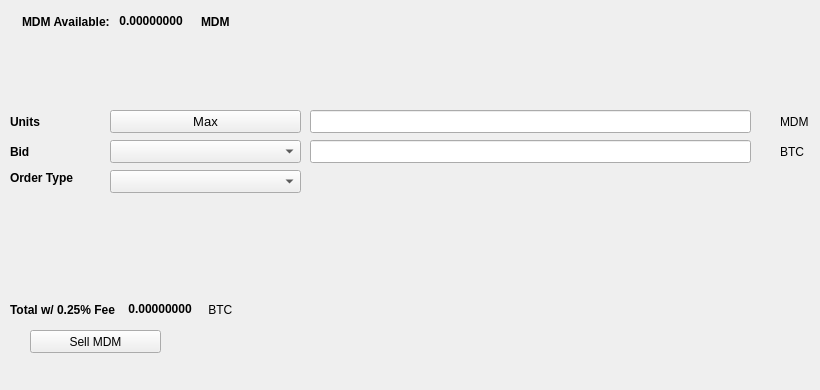
   <widget class="QWidget" name="SellTab">
    <attribute name="title">
     <string>Sell</string>
    </attribute>
    <widget class="QLabel" name="label_16">
     <property name="geometry">
      <rect>
       <x>780</x>
       <y>140</y>
       <width>31</width>
       <height>23</height>
      </rect>
     </property>
     <property name="text">
      <string>BTC</string>
     </property>
    </widget>
    <widget class="QComboBox" name="SellBidcomboBox">
     <property name="geometry">
      <rect>
       <x>110</x>
       <y>140</y>
       <width>191</width>
       <height>23</height>
      </rect>
     </property>
     <property name="font">
      <font>
       <pointsize>10</pointsize>
      </font>
     </property>
    </widget>
    <widget class="QLabel" name="label_18">
     <property name="geometry">
      <rect>
       <x>10</x>
       <y>110</y>
       <width>46</width>
       <height>23</height>
      </rect>
     </property>
     <property name="font">
      <font>
       <weight>75</weight>
       <bold>true</bold>
      </font>
     </property>
     <property name="text">
      <string>Units</string>
     </property>
    </widget>
    <widget class="QPushButton" name="Sell_Max_Amount">
     <property name="geometry">
      <rect>
       <x>110</x>
       <y>110</y>
       <width>191</width>
       <height>23</height>
      </rect>
     </property>
     <property name="font">
      <font>
       <pointsize>10</pointsize>
      </font>
     </property>
     <property name="text">
      <string>Max</string>
     </property>
    </widget>
    <widget class="QLabel" name="label_20">
     <property name="geometry">
      <rect>
       <x>10</x>
       <y>170</y>
       <width>91</width>
       <height>16</height>
      </rect>
     </property>
     <property name="font">
      <font>
       <weight>75</weight>
       <bold>true</bold>
      </font>
     </property>
     <property name="text">
      <string>Order Type</string>
     </property>
    </widget>
    <widget class="QComboBox" name="SellOrdertypeCombo">
     <property name="geometry">
      <rect>
       <x>110</x>
       <y>170</y>
       <width>191</width>
       <height>23</height>
      </rect>
     </property>
     <property name="font">
      <font>
       <pointsize>10</pointsize>
      </font>
     </property>
    </widget>
    <widget class="QLabel" name="label_21">
     <property name="geometry">
      <rect>
       <x>10</x>
       <y>140</y>
       <width>46</width>
       <height>23</height>
      </rect>
     </property>
     <property name="font">
      <font>
       <weight>75</weight>
       <bold>true</bold>
      </font>
     </property>
     <property name="text">
      <string>Bid</string>
     </property>
    </widget>
    <widget class="QLabel" name="label_22">
     <property name="geometry">
      <rect>
       <x>780</x>
       <y>110</y>
       <width>31</width>
       <height>23</height>
      </rect>
     </property>
     <property name="text">
      <string>MDM</string>
     </property>
    </widget>
    <widget class="QLineEdit" name="UnitsInputMDM">
     <property name="geometry">
      <rect>
       <x>310</x>
       <y>110</y>
       <width>441</width>
       <height>23</height>
      </rect>
     </property>
     <property name="font">
      <font>
       <pointsize>9</pointsize>
       <weight>75</weight>
       <bold>true</bold>
      </font>
     </property>
    </widget>
    <widget class="QLineEdit" name="SellBidPriceEdit">
     <property name="geometry">
      <rect>
       <x>310</x>
       <y>140</y>
       <width>441</width>
       <height>23</height>
      </rect>
     </property>
     <property name="font">
      <font>
       <pointsize>9</pointsize>
       <weight>75</weight>
       <bold>true</bold>
      </font>
     </property>
    </widget>
    <widget class="QPushButton" name="SellMDMBTN">
     <property name="geometry">
      <rect>
       <x>30</x>
       <y>330</y>
       <width>131</width>
       <height>23</height>
      </rect>
     </property>
     <property name="text">
      <string>Sell MDM</string>
     </property>
     <property name="icon">
      <iconset resource="../mxdum">
       <normaloff>:/icons/bitcoin</normaloff>:/icons/bitcoin</iconset>
     </property>
    </widget>
    <widget class="QWidget" name="layoutWidget3">
     <property name="geometry">
      <rect>
       <x>22</x>
       <y>12</y>
       <width>258</width>
       <height>19</height>
      </rect>
     </property>
     <layout class="QHBoxLayout" name="horizontalLayout">
      <item>
       <widget class="QLabel" name="label232_2">
        <property name="font">
         <font>
          <weight>75</weight>
          <bold>true</bold>
         </font>
        </property>
        <property name="text">
         <string>MDM Available:</string>
        </property>
       </widget>
      </item>
      <item>
       <widget class="QLabel" name="MDMAvailableLabel">
        <property name="palette">
         <palette>
          <active>
           <colorrole role="WindowText">
            <brush brushstyle="SolidPattern">
             <color alpha="255">
              <red>0</red>
              <green>0</green>
              <blue>0</blue>
             </color>
            </brush>
           </colorrole>
           <colorrole role="Button">
            <brush brushstyle="SolidPattern">
             <color alpha="255">
              <red>0</red>
              <green>170</green>
              <blue>0</blue>
             </color>
            </brush>
           </colorrole>
           <colorrole role="Light">
            <brush brushstyle="SolidPattern">
             <color alpha="255">
              <red>0</red>
              <green>255</green>
              <blue>0</blue>
             </color>
            </brush>
           </colorrole>
           <colorrole role="Midlight">
            <brush brushstyle="SolidPattern">
             <color alpha="255">
              <red>0</red>
              <green>212</green>
              <blue>0</blue>
             </color>
            </brush>
           </colorrole>
           <colorrole role="Dark">
            <brush brushstyle="SolidPattern">
             <color alpha="255">
              <red>0</red>
              <green>85</green>
              <blue>0</blue>
             </color>
            </brush>
           </colorrole>
           <colorrole role="Mid">
            <brush brushstyle="SolidPattern">
             <color alpha="255">
              <red>0</red>
              <green>113</green>
              <blue>0</blue>
             </color>
            </brush>
           </colorrole>
           <colorrole role="Text">
            <brush brushstyle="SolidPattern">
             <color alpha="255">
              <red>0</red>
              <green>170</green>
              <blue>0</blue>
             </color>
            </brush>
           </colorrole>
           <colorrole role="BrightText">
            <brush brushstyle="SolidPattern">
             <color alpha="255">
              <red>255</red>
              <green>255</green>
              <blue>255</blue>
             </color>
            </brush>
           </colorrole>
           <colorrole role="ButtonText">
            <brush brushstyle="SolidPattern">
             <color alpha="255">
              <red>0</red>
              <green>0</green>
              <blue>0</blue>
             </color>
            </brush>
           </colorrole>
           <colorrole role="Base">
            <brush brushstyle="SolidPattern">
             <color alpha="255">
              <red>255</red>
              <green>255</green>
              <blue>255</blue>
             </color>
            </brush>
           </colorrole>
           <colorrole role="Window">
            <brush brushstyle="SolidPattern">
             <color alpha="255">
              <red>0</red>
              <green>170</green>
              <blue>0</blue>
             </color>
            </brush>
           </colorrole>
           <colorrole role="Shadow">
            <brush brushstyle="SolidPattern">
             <color alpha="255">
              <red>0</red>
              <green>0</green>
              <blue>0</blue>
             </color>
            </brush>
           </colorrole>
           <colorrole role="AlternateBase">
            <brush brushstyle="SolidPattern">
             <color alpha="255">
              <red>127</red>
              <green>212</green>
              <blue>127</blue>
             </color>
            </brush>
           </colorrole>
           <colorrole role="ToolTipBase">
            <brush brushstyle="SolidPattern">
             <color alpha="255">
              <red>255</red>
              <green>255</green>
              <blue>220</blue>
             </color>
            </brush>
           </colorrole>
           <colorrole role="ToolTipText">
            <brush brushstyle="SolidPattern">
             <color alpha="255">
              <red>0</red>
              <green>0</green>
              <blue>0</blue>
             </color>
            </brush>
           </colorrole>
          </active>
          <inactive>
           <colorrole role="WindowText">
            <brush brushstyle="SolidPattern">
             <color alpha="255">
              <red>0</red>
              <green>0</green>
              <blue>0</blue>
             </color>
            </brush>
           </colorrole>
           <colorrole role="Button">
            <brush brushstyle="SolidPattern">
             <color alpha="255">
              <red>0</red>
              <green>170</green>
              <blue>0</blue>
             </color>
            </brush>
           </colorrole>
           <colorrole role="Light">
            <brush brushstyle="SolidPattern">
             <color alpha="255">
              <red>0</red>
              <green>255</green>
              <blue>0</blue>
             </color>
            </brush>
           </colorrole>
           <colorrole role="Midlight">
            <brush brushstyle="SolidPattern">
             <color alpha="255">
              <red>0</red>
              <green>212</green>
              <blue>0</blue>
             </color>
            </brush>
           </colorrole>
           <colorrole role="Dark">
            <brush brushstyle="SolidPattern">
             <color alpha="255">
              <red>0</red>
              <green>85</green>
              <blue>0</blue>
             </color>
            </brush>
           </colorrole>
           <colorrole role="Mid">
            <brush brushstyle="SolidPattern">
             <color alpha="255">
              <red>0</red>
              <green>113</green>
              <blue>0</blue>
             </color>
            </brush>
           </colorrole>
           <colorrole role="Text">
            <brush brushstyle="SolidPattern">
             <color alpha="255">
              <red>0</red>
              <green>170</green>
              <blue>0</blue>
             </color>
            </brush>
           </colorrole>
           <colorrole role="BrightText">
            <brush brushstyle="SolidPattern">
             <color alpha="255">
              <red>255</red>
              <green>255</green>
              <blue>255</blue>
             </color>
            </brush>
           </colorrole>
           <colorrole role="ButtonText">
            <brush brushstyle="SolidPattern">
             <color alpha="255">
              <red>0</red>
              <green>0</green>
              <blue>0</blue>
             </color>
            </brush>
           </colorrole>
           <colorrole role="Base">
            <brush brushstyle="SolidPattern">
             <color alpha="255">
              <red>255</red>
              <green>255</green>
              <blue>255</blue>
             </color>
            </brush>
           </colorrole>
           <colorrole role="Window">
            <brush brushstyle="SolidPattern">
             <color alpha="255">
              <red>0</red>
              <green>170</green>
              <blue>0</blue>
             </color>
            </brush>
           </colorrole>
           <colorrole role="Shadow">
            <brush brushstyle="SolidPattern">
             <color alpha="255">
              <red>0</red>
              <green>0</green>
              <blue>0</blue>
             </color>
            </brush>
           </colorrole>
           <colorrole role="AlternateBase">
            <brush brushstyle="SolidPattern">
             <color alpha="255">
              <red>127</red>
              <green>212</green>
              <blue>127</blue>
             </color>
            </brush>
           </colorrole>
           <colorrole role="ToolTipBase">
            <brush brushstyle="SolidPattern">
             <color alpha="255">
              <red>255</red>
              <green>255</green>
              <blue>220</blue>
             </color>
            </brush>
           </colorrole>
           <colorrole role="ToolTipText">
            <brush brushstyle="SolidPattern">
             <color alpha="255">
              <red>0</red>
              <green>0</green>
              <blue>0</blue>
             </color>
            </brush>
           </colorrole>
          </inactive>
          <disabled>
           <colorrole role="WindowText">
            <brush brushstyle="SolidPattern">
             <color alpha="255">
              <red>0</red>
              <green>85</green>
              <blue>0</blue>
             </color>
            </brush>
           </colorrole>
           <colorrole role="Button">
            <brush brushstyle="SolidPattern">
             <color alpha="255">
              <red>0</red>
              <green>170</green>
              <blue>0</blue>
             </color>
            </brush>
           </colorrole>
           <colorrole role="Light">
            <brush brushstyle="SolidPattern">
             <color alpha="255">
              <red>0</red>
              <green>255</green>
              <blue>0</blue>
             </color>
            </brush>
           </colorrole>
           <colorrole role="Midlight">
            <brush brushstyle="SolidPattern">
             <color alpha="255">
              <red>0</red>
              <green>212</green>
              <blue>0</blue>
             </color>
            </brush>
           </colorrole>
           <colorrole role="Dark">
            <brush brushstyle="SolidPattern">
             <color alpha="255">
              <red>0</red>
              <green>85</green>
              <blue>0</blue>
             </color>
            </brush>
           </colorrole>
           <colorrole role="Mid">
            <brush brushstyle="SolidPattern">
             <color alpha="255">
              <red>0</red>
              <green>113</green>
              <blue>0</blue>
             </color>
            </brush>
           </colorrole>
           <colorrole role="Text">
            <brush brushstyle="SolidPattern">
             <color alpha="255">
              <red>0</red>
              <green>85</green>
              <blue>0</blue>
             </color>
            </brush>
           </colorrole>
           <colorrole role="BrightText">
            <brush brushstyle="SolidPattern">
             <color alpha="255">
              <red>255</red>
              <green>255</green>
              <blue>255</blue>
             </color>
            </brush>
           </colorrole>
           <colorrole role="ButtonText">
            <brush brushstyle="SolidPattern">
             <color alpha="255">
              <red>0</red>
              <green>85</green>
              <blue>0</blue>
             </color>
            </brush>
           </colorrole>
           <colorrole role="Base">
            <brush brushstyle="SolidPattern">
             <color alpha="255">
              <red>0</red>
              <green>170</green>
              <blue>0</blue>
             </color>
            </brush>
           </colorrole>
           <colorrole role="Window">
            <brush brushstyle="SolidPattern">
             <color alpha="255">
              <red>0</red>
              <green>170</green>
              <blue>0</blue>
             </color>
            </brush>
           </colorrole>
           <colorrole role="Shadow">
            <brush brushstyle="SolidPattern">
             <color alpha="255">
              <red>0</red>
              <green>0</green>
              <blue>0</blue>
             </color>
            </brush>
           </colorrole>
           <colorrole role="AlternateBase">
            <brush brushstyle="SolidPattern">
             <color alpha="255">
              <red>0</red>
              <green>170</green>
              <blue>0</blue>
             </color>
            </brush>
           </colorrole>
           <colorrole role="ToolTipBase">
            <brush brushstyle="SolidPattern">
             <color alpha="255">
              <red>255</red>
              <green>255</green>
              <blue>220</blue>
             </color>
            </brush>
           </colorrole>
           <colorrole role="ToolTipText">
            <brush brushstyle="SolidPattern">
             <color alpha="255">
              <red>0</red>
              <green>0</green>
              <blue>0</blue>
             </color>
            </brush>
           </colorrole>
          </disabled>
         </palette>
        </property>
        <property name="font">
         <font>
          <weight>75</weight>
          <bold>true</bold>
         </font>
        </property>
        <property name="text">
         <string> 0.00000000 </string>
        </property>
        <property name="textInteractionFlags">
         <set>Qt::LinksAccessibleByMouse|Qt::TextSelectableByKeyboard|Qt::TextSelectableByMouse</set>
        </property>
       </widget>
      </item>
      <item>
       <widget class="QLabel" name="labelMDM">
        <property name="font">
         <font>
          <weight>75</weight>
          <bold>true</bold>
         </font>
        </property>
        <property name="text">
         <string>MDM</string>
        </property>
       </widget>
      </item>
     </layout>
    </widget>
    <widget class="QWidget" name="layoutWidget">
     <property name="geometry">
      <rect>
       <x>10</x>
       <y>300</y>
       <width>268</width>
       <height>19</height>
      </rect>
     </property>
     <layout class="QHBoxLayout" name="horizontalLayout_2">
      <item>
       <widget class="QLabel" name="label_19">
        <property name="font">
         <font>
          <weight>75</weight>
          <bold>true</bold>
         </font>
        </property>
        <property name="text">
         <string>Total w/ 0.25% Fee </string>
        </property>
       </widget>
      </item>
      <item>
       <widget class="QLabel" name="SellCostLabel">
        <property name="palette">
         <palette>
          <active>
           <colorrole role="WindowText">
            <brush brushstyle="SolidPattern">
             <color alpha="255">
              <red>0</red>
              <green>0</green>
              <blue>0</blue>
             </color>
            </brush>
           </colorrole>
           <colorrole role="Button">
            <brush brushstyle="SolidPattern">
             <color alpha="255">
              <red>0</red>
              <green>170</green>
              <blue>0</blue>
             </color>
            </brush>
           </colorrole>
           <colorrole role="Light">
            <brush brushstyle="SolidPattern">
             <color alpha="255">
              <red>0</red>
              <green>255</green>
              <blue>0</blue>
             </color>
            </brush>
           </colorrole>
           <colorrole role="Midlight">
            <brush brushstyle="SolidPattern">
             <color alpha="255">
              <red>0</red>
              <green>212</green>
              <blue>0</blue>
             </color>
            </brush>
           </colorrole>
           <colorrole role="Dark">
            <brush brushstyle="SolidPattern">
             <color alpha="255">
              <red>0</red>
              <green>85</green>
              <blue>0</blue>
             </color>
            </brush>
           </colorrole>
           <colorrole role="Mid">
            <brush brushstyle="SolidPattern">
             <color alpha="255">
              <red>0</red>
              <green>113</green>
              <blue>0</blue>
             </color>
            </brush>
           </colorrole>
           <colorrole role="Text">
            <brush brushstyle="SolidPattern">
             <color alpha="255">
              <red>0</red>
              <green>170</green>
              <blue>0</blue>
             </color>
            </brush>
           </colorrole>
           <colorrole role="BrightText">
            <brush brushstyle="SolidPattern">
             <color alpha="255">
              <red>255</red>
              <green>255</green>
              <blue>255</blue>
             </color>
            </brush>
           </colorrole>
           <colorrole role="ButtonText">
            <brush brushstyle="SolidPattern">
             <color alpha="255">
              <red>0</red>
              <green>0</green>
              <blue>0</blue>
             </color>
            </brush>
           </colorrole>
           <colorrole role="Base">
            <brush brushstyle="SolidPattern">
             <color alpha="255">
              <red>255</red>
              <green>255</green>
              <blue>255</blue>
             </color>
            </brush>
           </colorrole>
           <colorrole role="Window">
            <brush brushstyle="SolidPattern">
             <color alpha="255">
              <red>0</red>
              <green>170</green>
              <blue>0</blue>
             </color>
            </brush>
           </colorrole>
           <colorrole role="Shadow">
            <brush brushstyle="SolidPattern">
             <color alpha="255">
              <red>0</red>
              <green>0</green>
              <blue>0</blue>
             </color>
            </brush>
           </colorrole>
           <colorrole role="AlternateBase">
            <brush brushstyle="SolidPattern">
             <color alpha="255">
              <red>127</red>
              <green>212</green>
              <blue>127</blue>
             </color>
            </brush>
           </colorrole>
           <colorrole role="ToolTipBase">
            <brush brushstyle="SolidPattern">
             <color alpha="255">
              <red>255</red>
              <green>255</green>
              <blue>220</blue>
             </color>
            </brush>
           </colorrole>
           <colorrole role="ToolTipText">
            <brush brushstyle="SolidPattern">
             <color alpha="255">
              <red>0</red>
              <green>0</green>
              <blue>0</blue>
             </color>
            </brush>
           </colorrole>
          </active>
          <inactive>
           <colorrole role="WindowText">
            <brush brushstyle="SolidPattern">
             <color alpha="255">
              <red>0</red>
              <green>0</green>
              <blue>0</blue>
             </color>
            </brush>
           </colorrole>
           <colorrole role="Button">
            <brush brushstyle="SolidPattern">
             <color alpha="255">
              <red>0</red>
              <green>170</green>
              <blue>0</blue>
             </color>
            </brush>
           </colorrole>
           <colorrole role="Light">
            <brush brushstyle="SolidPattern">
             <color alpha="255">
              <red>0</red>
              <green>255</green>
              <blue>0</blue>
             </color>
            </brush>
           </colorrole>
           <colorrole role="Midlight">
            <brush brushstyle="SolidPattern">
             <color alpha="255">
              <red>0</red>
              <green>212</green>
              <blue>0</blue>
             </color>
            </brush>
           </colorrole>
           <colorrole role="Dark">
            <brush brushstyle="SolidPattern">
             <color alpha="255">
              <red>0</red>
              <green>85</green>
              <blue>0</blue>
             </color>
            </brush>
           </colorrole>
           <colorrole role="Mid">
            <brush brushstyle="SolidPattern">
             <color alpha="255">
              <red>0</red>
              <green>113</green>
              <blue>0</blue>
             </color>
            </brush>
           </colorrole>
           <colorrole role="Text">
            <brush brushstyle="SolidPattern">
             <color alpha="255">
              <red>0</red>
              <green>170</green>
              <blue>0</blue>
             </color>
            </brush>
           </colorrole>
           <colorrole role="BrightText">
            <brush brushstyle="SolidPattern">
             <color alpha="255">
              <red>255</red>
              <green>255</green>
              <blue>255</blue>
             </color>
            </brush>
           </colorrole>
           <colorrole role="ButtonText">
            <brush brushstyle="SolidPattern">
             <color alpha="255">
              <red>0</red>
              <green>0</green>
              <blue>0</blue>
             </color>
            </brush>
           </colorrole>
           <colorrole role="Base">
            <brush brushstyle="SolidPattern">
             <color alpha="255">
              <red>255</red>
              <green>255</green>
              <blue>255</blue>
             </color>
            </brush>
           </colorrole>
           <colorrole role="Window">
            <brush brushstyle="SolidPattern">
             <color alpha="255">
              <red>0</red>
              <green>170</green>
              <blue>0</blue>
             </color>
            </brush>
           </colorrole>
           <colorrole role="Shadow">
            <brush brushstyle="SolidPattern">
             <color alpha="255">
              <red>0</red>
              <green>0</green>
              <blue>0</blue>
             </color>
            </brush>
           </colorrole>
           <colorrole role="AlternateBase">
            <brush brushstyle="SolidPattern">
             <color alpha="255">
              <red>127</red>
              <green>212</green>
              <blue>127</blue>
             </color>
            </brush>
           </colorrole>
           <colorrole role="ToolTipBase">
            <brush brushstyle="SolidPattern">
             <color alpha="255">
              <red>255</red>
              <green>255</green>
              <blue>220</blue>
             </color>
            </brush>
           </colorrole>
           <colorrole role="ToolTipText">
            <brush brushstyle="SolidPattern">
             <color alpha="255">
              <red>0</red>
              <green>0</green>
              <blue>0</blue>
             </color>
            </brush>
           </colorrole>
          </inactive>
          <disabled>
           <colorrole role="WindowText">
            <brush brushstyle="SolidPattern">
             <color alpha="255">
              <red>0</red>
              <green>85</green>
              <blue>0</blue>
             </color>
            </brush>
           </colorrole>
           <colorrole role="Button">
            <brush brushstyle="SolidPattern">
             <color alpha="255">
              <red>0</red>
              <green>170</green>
              <blue>0</blue>
             </color>
            </brush>
           </colorrole>
           <colorrole role="Light">
            <brush brushstyle="SolidPattern">
             <color alpha="255">
              <red>0</red>
              <green>255</green>
              <blue>0</blue>
             </color>
            </brush>
           </colorrole>
           <colorrole role="Midlight">
            <brush brushstyle="SolidPattern">
             <color alpha="255">
              <red>0</red>
              <green>212</green>
              <blue>0</blue>
             </color>
            </brush>
           </colorrole>
           <colorrole role="Dark">
            <brush brushstyle="SolidPattern">
             <color alpha="255">
              <red>0</red>
              <green>85</green>
              <blue>0</blue>
             </color>
            </brush>
           </colorrole>
           <colorrole role="Mid">
            <brush brushstyle="SolidPattern">
             <color alpha="255">
              <red>0</red>
              <green>113</green>
              <blue>0</blue>
             </color>
            </brush>
           </colorrole>
           <colorrole role="Text">
            <brush brushstyle="SolidPattern">
             <color alpha="255">
              <red>0</red>
              <green>85</green>
              <blue>0</blue>
             </color>
            </brush>
           </colorrole>
           <colorrole role="BrightText">
            <brush brushstyle="SolidPattern">
             <color alpha="255">
              <red>255</red>
              <green>255</green>
              <blue>255</blue>
             </color>
            </brush>
           </colorrole>
           <colorrole role="ButtonText">
            <brush brushstyle="SolidPattern">
             <color alpha="255">
              <red>0</red>
              <green>85</green>
              <blue>0</blue>
             </color>
            </brush>
           </colorrole>
           <colorrole role="Base">
            <brush brushstyle="SolidPattern">
             <color alpha="255">
              <red>0</red>
              <green>170</green>
              <blue>0</blue>
             </color>
            </brush>
           </colorrole>
           <colorrole role="Window">
            <brush brushstyle="SolidPattern">
             <color alpha="255">
              <red>0</red>
              <green>170</green>
              <blue>0</blue>
             </color>
            </brush>
           </colorrole>
           <colorrole role="Shadow">
            <brush brushstyle="SolidPattern">
             <color alpha="255">
              <red>0</red>
              <green>0</green>
              <blue>0</blue>
             </color>
            </brush>
           </colorrole>
           <colorrole role="AlternateBase">
            <brush brushstyle="SolidPattern">
             <color alpha="255">
              <red>0</red>
              <green>170</green>
              <blue>0</blue>
             </color>
            </brush>
           </colorrole>
           <colorrole role="ToolTipBase">
            <brush brushstyle="SolidPattern">
             <color alpha="255">
              <red>255</red>
              <green>255</green>
              <blue>220</blue>
             </color>
            </brush>
           </colorrole>
           <colorrole role="ToolTipText">
            <brush brushstyle="SolidPattern">
             <color alpha="255">
              <red>0</red>
              <green>0</green>
              <blue>0</blue>
             </color>
            </brush>
           </colorrole>
          </disabled>
         </palette>
        </property>
        <property name="font">
         <font>
          <weight>75</weight>
          <bold>true</bold>
         </font>
        </property>
        <property name="autoFillBackground">
         <bool>false</bool>
        </property>
        <property name="text">
         <string> 0.00000000</string>
        </property>
        <property name="textInteractionFlags">
         <set>Qt::LinksAccessibleByMouse|Qt::TextSelectableByMouse</set>
        </property>
       </widget>
      </item>
      <item>
       <widget class="QLabel" name="label_17">
        <property name="font">
         <font>
          <weight>50</weight>
          <bold>false</bold>
         </font>
        </property>
        <property name="text">
         <string> BTC</string>
        </property>
       </widget>
      </item>
     </layout>
    </widget>
    <widget class="QLabel" name="label_23">
     <property name="geometry">
      <rect>
       <x>460</x>
       <y>300</y>
       <width>281</width>
       <height>81</height>
      </rect>
     </property>
     <property name="text">
      <string/>
     </property>
     <property name="pixmap">
      <pixmap>:/images/bittrex</pixmap>
     </property>
    </widget>
   </widget>
